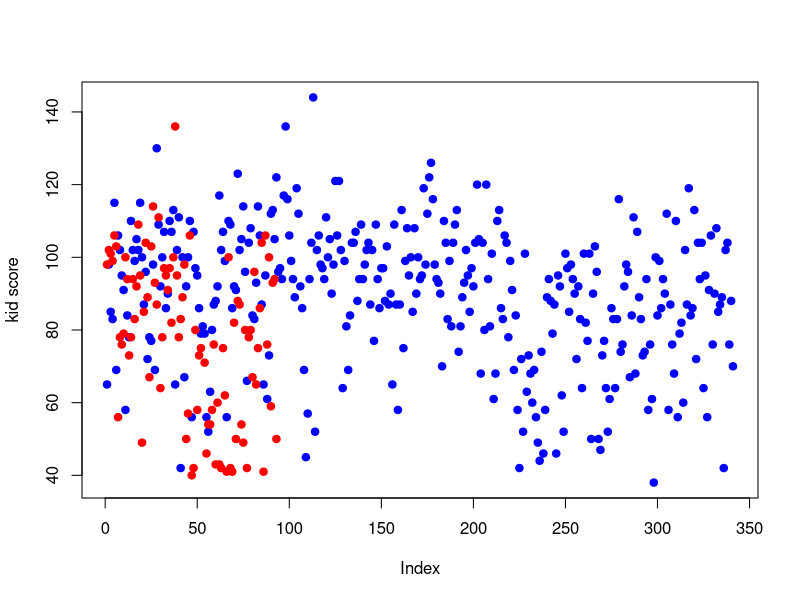

The R script that drew this image:
## ---- chunk 1
knitr::opts_chunk$set(echo = TRUE)
## ---- chunk 2
d = read.csv("datos/kidiq.csv")
str(d)
## ---- chunk 3
d$mom_hs = factor(d$mom_hs, labels = c("no","yes"))
d$mom_work = factor(d$mom_work)
## ---- chunk 4
m1 = lm(kid_score ~ mom_hs, data = d)
summary(m1)
## ---- chunk 5
plot(d$kid_score[d$mom_hs=="yes"], col = "blue", pch = 19, ylab = "kid score")
points(d$kid_score[d$mom_hs=="no"], col = "red", pch = 19)
## ---- chunk 6
# lo comprobamos en R
mean(d$kid_score[d$mom_hs=="no"])
## ---- chunk 7
# en R
mean(d$kid_score[d$mom_hs=="yes"]) - mean(d$kid_score[d$mom_hs=="no"])
## ---- chunk 8
m2 = lm(kid_score ~ mom_iq, data = d)
summary(m2)
## ---- chunk 9
m3 = lm(log(kid_score) ~ log(mom_iq), data = d)
summary(m3)
## ---- chunk 10
m4 = lm(kid_score ~ mom_iq + mom_hs, data = d)
summary(m4)
